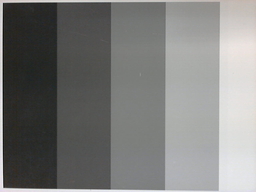
#> input picture Versuch 2/Gray.png, 256 x 192 px, shrunk from 1280 x 960 before the run; the run also reads 2 pictures not shown here
$ jupyter execute --allow-errors versuch-2.ipynb
#> lines starting #> are read from the running program, lines starting #| are printed output that depends on the picture; after the words box and inside, x2 and y2 are one past the last pixel; in counts of white or black regions, pixels touching at a corner belong together
[cell 1]
import numpy as np
import cv2
import matplotlib.pyplot as plt

[cell 2]
# [29 lines of commented-out code are left out]

# Aufgabe 1: Aufnahme und Analyse eines Grauwertkeiles

[cell 3]
def read_image(path):
#> called with path = 'Gray.png'
    img = cv2.imread(path)
#> img is the input picture: shape (192, 256, 3); mean B, G, R 122.8, 124.4, 124.1
    return img

[cell 4]
def read_image_as_double(path):
    return cv2.imread(path, cv2.IMREAD_GRAYSCALE).astype(np.float64)

[cell 5]
def convert_to_grayscale(image):
    # BGR statt RGB siehe: https://docs.opencv.org/4.x/d4/da8/group__imgcodecs.html
    gray_img = cv2.cvtColor(image, cv2.COLOR_BGR2GRAY)
    return gray_img

[cell 6]
# [9 lines left out: function show_cv2_as_image, not called in this run]

[cell 7]
def extract_sub_images(gray_img, steps = 6):
#> called with steps = 5
    height, width = gray_img.shape
#> height = 192; width = 256
    step_size = 256 // steps
    sub_images = []

    for i in range(steps):
        min_val = i * step_size
        max_val = (i + 1) * step_size - 1
        # Maske für Pixel im Grauwertbereich [min_val, max_val]
        mask = cv2.inRange(gray_img, min_val, max_val)
        sub_image = cv2.bitwise_and(gray_img, gray_img, mask=mask)
        sub_images.append(sub_image)
#> this loop made 5 passes
#> pass 1, in extract_sub_images, `mask = cv2.inRange(gray_img, min_val, max_val)`:
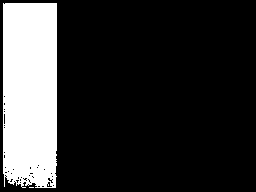
#> mask: shape (192, 256); 19.8% white; 2 white regions (1 under 20 px), largest, box (x1, y1, x2, y2) and area: (3, 3, 57, 188) 9716
#> pass 1, in extract_sub_images, `sub_image = cv2.bitwise_and(gray_img, gray_img, mask=mask)`:
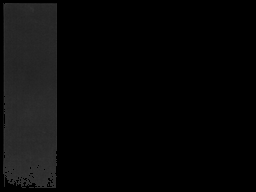
#> sub_image: shape (192, 256); min 0, max 50, mean 8.1
#> pass 2, in extract_sub_images, `mask = cv2.inRange(gray_img, min_val, max_val)`:
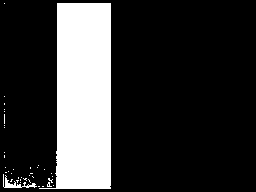
#> mask: shape (192, 256); 21% white; 39 white regions (37 under 20 px), largest, box (x1, y1, x2, y2) and area: (39, 3, 111, 189) 10091, (3, 174, 37, 188) 142
#> pass 2, in extract_sub_images, `sub_image = cv2.bitwise_and(gray_img, gray_img, mask=mask)`:
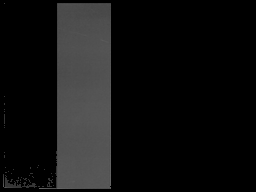
#> sub_image: shape (192, 256); min 0, max 101, mean 17
#> after the loop, sub_images = 5 items

    return sub_images

[cell 8]
def calculate_mean(values):
    non_zero_pixels = [int(pixel) for pixel in values.flatten() if pixel > 0]
    if len(non_zero_pixels) == 0:
        return 0
    sum_values = 0
    for v in non_zero_pixels:
        sum_values += v
    return sum_values / len(non_zero_pixels)

[cell 9]
def calculate_std_dev(values, mean):
    non_zero_values = [pixel for pixel in values.flatten() if pixel > 0]
    if len(non_zero_values) == 0:
        return 0
    sum_squared_diff = 0
    for value in non_zero_values:
        sum_squared_diff += (value - mean) ** 2
    variance = sum_squared_diff / len(non_zero_values)
    return variance ** 0.5

[cell 10]
def calculate_statistics(sub_images):
    stats = []

    for index, sub_image in enumerate(sub_images):
        mean_val = calculate_mean(sub_image)
        std_dev = calculate_std_dev(sub_image, mean_val)

        stats.append((index, mean_val, std_dev))

    return stats

[cell 11]
def create_table(stats):
    print("{:<10} {:<15} {:<20}".format('Stufe', 'Mittelwert', 'Standardabweichung'))
    for stat in stats:
        print("{:<10} {:<15} {:<20}".format(stat[0], round(stat[1], 2), round(stat[2], 2)))

[cell 12]
image_path = "Gray.png"

original_image = read_image(image_path)
grayscaled_image = convert_to_grayscale(original_image)

subimages = extract_sub_images(grayscaled_image, 5)
#> subimages = 5 items

statistics = calculate_statistics(subimages)
#> the loop in calculate_statistics, `for index, sub_image in enumerate(sub_images):` made 5 passes
#> (mean_val, variance in calculate_std_dev, std_dev) on passes 1 to 5: (41.13, 20.53, 4.53), (80.74, 36.54, 6.04), (126.4, 63.96, 8), (173.1, 86.19, 9.28), (222.9, 32.72, 5.72)
#> after the loop in calculate_statistics, `for index, sub_image in enumerate(sub_images):`: stats = [(0, 41.13, 4.53), (1, 80.74, 6.04), (2, 126.4, 8), (3, 173.1, 9.28), (4, 222.9, 5.72)]
#> statistics has the same summary as stats in calculate_statistics
create_table(statistics)
#> the loop in create_table, `for stat in stats:` made 5 passes
#| 0          41.13           4.53
#| 1          80.74           6.04
#| 2          126.44          8.0
#| 3          173.1           9.28
#| 4          222.89          5.72

plt.figure(figsize=(10, 10))
plt.subplot(2, 3, 1)
plt.imshow(grayscaled_image, cmap='gray')
plt.title("Grayscale Image")
plt.axis('off')

for i, s in enumerate(subimages):
    plt.subplot(2, 3, i + 2)
    plt.imshow(s, cmap='gray')
    plt.title(f"Grauwertstufe {i}")
    plt.axis('off')

plt.tight_layout()
plt.show()
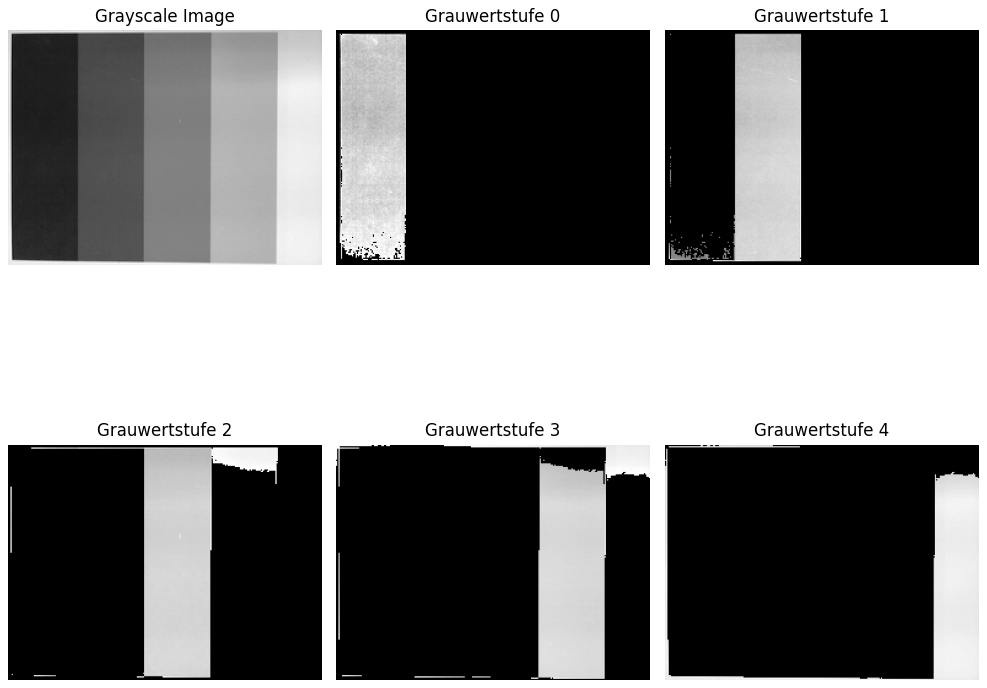
#> figure drawn by matplotlib, 6 panels

cv2.waitKey(0)
cv2.destroyAllWindows()

#Aufgabe 2: Aufnahme eines Dunkelbildes

Einlesen der 10 Dunkelbilder

[cell 13]
def read_images(paths):
    images = []
    for path in paths:
        images.append(read_image_as_double(path))
    return images

Mittelwertberechnung der Dunkelbilder

[cell 14]
# [6 lines left out: function calculate_images_mean, not called in this run]

Kontrastmaximierte Darstellung des Dunkelbilds

[cell 15]
# [8 lines left out: function show_dark_image, not called in this run]

Routine zur Korrektur eines Eingabebilds mittels Dunkelbild

[cell 16]
# [11 lines left out: function correct_image, not called in this run]

[cell 17]
dark_image_paths = [f"Dunkel/Dunkel{i}.png" for i in range(10)]  # Pfade der Dunkelbilder anpassen
#> dark_image_paths = ['Dunkel/Dunkel0.png', 'Dunkel/Dunkel1.png', 'Dunkel/Dunkel2.png', 'Dunkel/Dunkel3.png', 'Dunkel/Dunkel4.png', 'Dunkel/Dunkel5.png', 'Dunkel/Dunkel6.png', 'Dunkel/Dunkel7.png', 'Dunkel/Dunkel8.png', 'Dunkel/Dunkel9.png']
#> (the rest of this cell did not finish here and is left out)

#> in read_image_as_double, `return cv2.imread(path, cv2.IMREAD_GRAYSCALE).astype(np.float64)`:
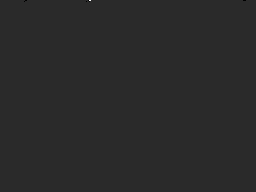
#> returned value: shape (192, 256) float64; min 1, max 7, mean 2; drawn with min black and max white

mean_dark_image = calculate_images_mean(dark_images)

# Dunkelbild kontrastmaximiert darstellen
show_dark_image(mean_dark_image)

# Eingabebild einlesen und korrigieren
corrected_image = correct_image("Gray.png", mean_dark_image)

show_cv2_as_image(corrected_image, "Korrigiertes Bild")

# Aufgabe 3: Aufnahme eines Weißbildes

Subtrahieren des Dunkelbildes vom Mittelwert-Weißbild und Kontrastmaximierung

[cell 18]
# [14 lines left out: function process_white_image, not called in this run]

Normieren des Weißbildes auf Mittelwert 1

[cell 19]
# [7 lines left out: function normalize_white_image, not called in this run]

Routine zur erweiterten Korrektur eines Eingabebilds mittels Dunkelbild und Weißbild

[cell 20]
# [14 lines left out: function correct_image_with_white, not called in this run]

[cell 21]
white_image_paths = [f"Weiss/Weiss{i}.png" for i in range(10)]  # Pfade der Weißbilder anpassen
#> white_image_paths = ['Weiss/Weiss0.png', 'Weiss/Weiss1.png', 'Weiss/Weiss2.png', 'Weiss/Weiss3.png', 'Weiss/Weiss4.png', 'Weiss/Weiss5.png', 'Weiss/Weiss6.png', 'Weiss/Weiss7.png', 'Weiss/Weiss8.png', 'Weiss/Weiss9.png']
#> (the rest of this cell did not finish here and is left out)

# Aufgabe 4: Pixelfehler

[cell 22]
def find_pixel_defects(image, image_type="dark"):
    if image_type == "dark":
        hot_pixels = np.where(image > 250)
        stuck_pixels = np.where((image > 0) & (image < 5))
        return hot_pixels, stuck_pixels
    elif image_type == "white":
        dead_pixels = np.where(image < 5)
        return dead_pixels

[cell 23]
def correct_pixel_defects(image, image_type="dark"):
    corrected_image = image.copy()
    pixel_defects = find_pixel_defects(image, image_type)
    if image_type == "dark":
        hot_pixels, stuck_pixels = pixel_defects
        for y, x in zip(hot_pixels[0], hot_pixels[1]):
            corrected_image[y, x] = np.median(image[max(0, y-1):y+2, max(0, x-1):x+2])
        for y, x in zip(stuck_pixels[0], stuck_pixels[1]):
            corrected_image[y, x] = np.median(image[max(0, y-1):y+2, max(0, x-1):x+2])
    elif image_type == "white":
        dead_pixels = pixel_defects
        for y, x in zip(dead_pixels[0], dead_pixels[1]):
            corrected_image[y, x] = np.median(image[max(0, y-1):y+2, max(0, x-1):x+2])
    return corrected_image

[cell 24]
correct_image = cv2.imread('CorrectedImage_White.png', cv2.IMREAD_GRAYSCALE)

final_corrected_image = correct_pixel_defects(correct_image, image_type="dark")
#> in find_pixel_defects, `hot_pixels = np.where(image > 250)`: hot_pixels = (empty array, empty array)
#> in correct_pixel_defects, `pixel_defects = find_pixel_defects(image, image_type)`: pixel_defects = ((empty array, empty array), (empty array, empty array))
#> in correct_pixel_defects, `hot_pixels, stuck_pixels = pixel_defects`: hot_pixels = (empty array, empty array)
final_corrected_image = correct_pixel_defects(final_corrected_image, image_type="white")

subimages = extract_sub_images(final_corrected_image, 5)
#> the loop in extract_sub_images (call 2), `for i in range(steps):` made 5 passes
#> pass 1, in extract_sub_images (call 2), `mask = cv2.inRange(gray_img, min_val, max_val)`:
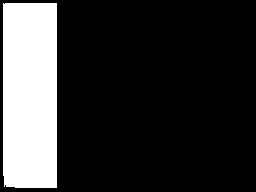
#> mask: shape (192, 256); 20.3% white; 1 white region, box (x1, y1, x2, y2) and area: (3, 3, 57, 188) 9964
#> pass 2, in extract_sub_images (call 2), `mask = cv2.inRange(gray_img, min_val, max_val)`:
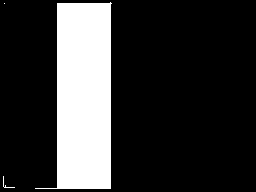
#> mask: shape (192, 256); 20.5% white; 3 white regions (1 under 20 px), largest, box (x1, y1, x2, y2) and area: (35, 2, 112, 189) 10068, (3, 176, 15, 188) 24

statistics = calculate_statistics(subimages)
#> the loop in calculate_statistics (call 2), `for index, sub_image in enumerate(sub_images):` made 5 passes
#> (mean_val, variance in calculate_std_dev, std_dev) on passes 1 to 5: (35.74, 16.97, 4.12), (74.82, 9.16, 3.03), (120.9, 118.8, 10.9), (168.4, 120.7, 10.99), (218.3, 22.24, 4.72)
#> statistics = [(0, 35.74, 4.12), (1, 74.82, 3.03), (2, 120.9, 10.9), (3, 168.4, 10.99), (4, 218.3, 4.72)]
create_table(statistics)
#> the loop in create_table (call 2), `for stat in stats:` made 5 passes
#| 0          35.74           4.12
#| 1          74.82           3.03
#| 2          120.92          10.9
#| 3          168.44          10.99
#| 4          218.35          4.72

plt.figure(figsize=(10, 10))
plt.subplot(2, 3, 1)
plt.imshow(final_corrected_image, cmap='gray')
plt.title("Final Corrected Image")
plt.axis('off')

for i, s in enumerate(subimages):
    plt.subplot(2, 3, i + 2)
    plt.imshow(s, cmap='gray')
    plt.title(f"Grauwertstufe {i}")
    plt.axis('off')

plt.tight_layout()
plt.show()
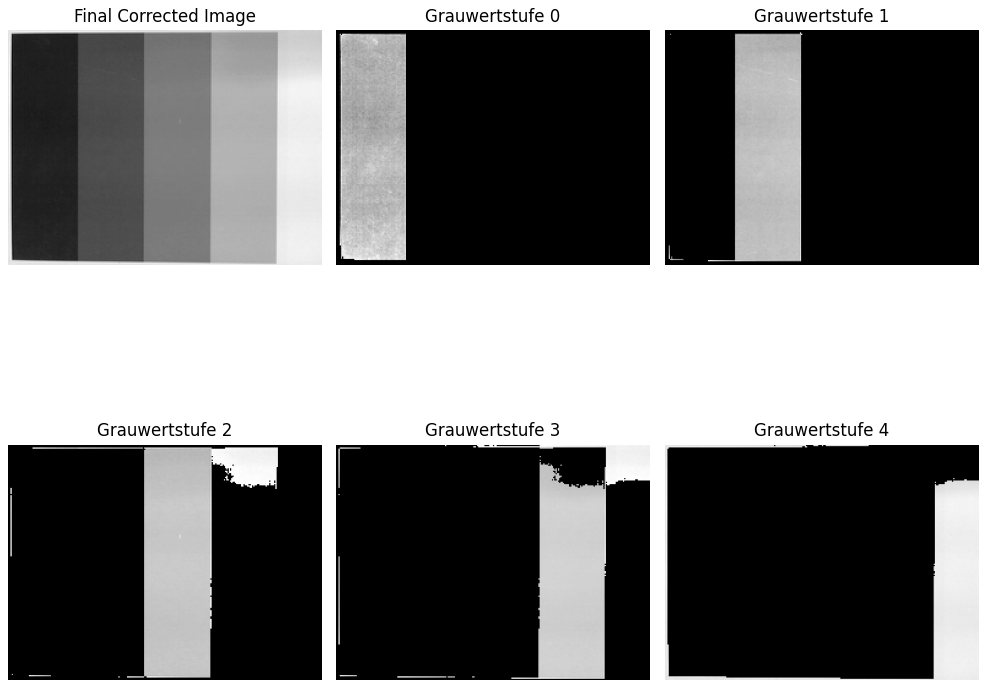
#> figure drawn by matplotlib, 6 panels

cv2.waitKey(0)
cv2.destroyAllWindows()
